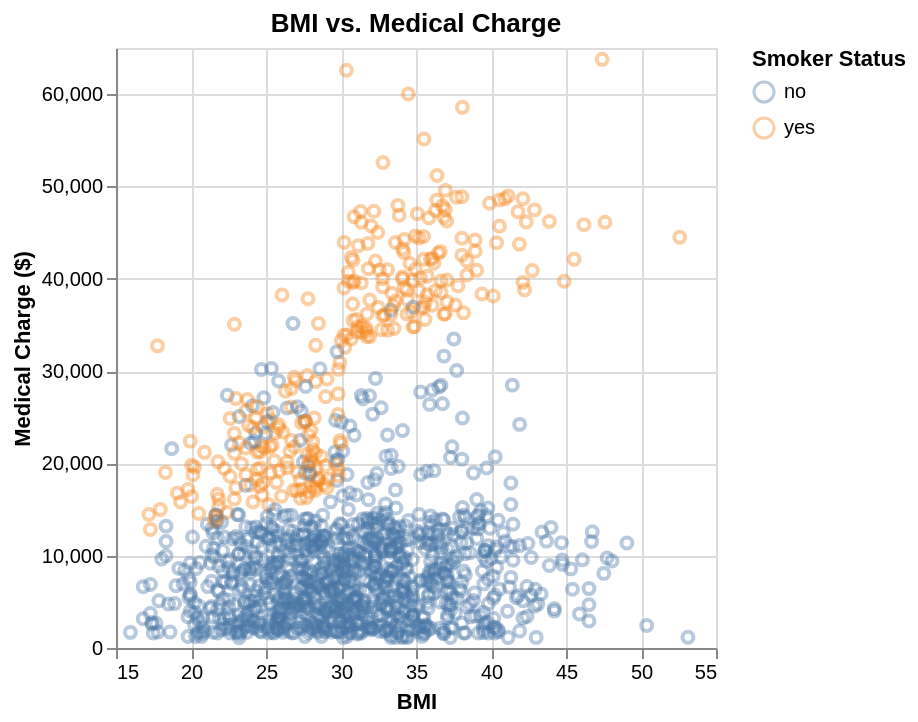

Source (notebook cell):
### Markdown cell above
**Question 1.8**
<br> {points: 3}

Again, based on information from the National Heart, Lung and Blood Institute of the US, smoking cigarettes is said to be a risk factor for obesity. Create the same plot as you did in **Question 1.5** but this time add the `color` encoding to observe if smoking might affect the body mass of individuals. Keep `opacity = 0.4` to make the scatter points transparent.

*Assign your answer to an object called `smoke_plot`. Make sure to label your axes and the legend appropriately.*

### Code cell
smoke_plot = alt.Chart(
    insurance,
    title='BMI vs. Medical Charge' # Set the title for the entire plot
).mark_point(opacity=0.4).encode(
    x=alt.X('bmi')
        .title('BMI')
        .scale(zero=False),
    y=alt.Y('charges')
    .title('Medical Charge ($)'),
    color = alt.Color('smoker')
    .title('Smoker Status')
)

smoke_plot

### Figure 1 — Vega specification as saved in the notebook (floating-point values rounded to 4 significant figures; data arrays with more than 128 entries replaced by an {"elided": "..."} marker saying what was removed)
{"$schema": "https://vega.github.io/schema/vega/v5.json", "data": [{"name": "source_0", "values": {"elided": "1338 records"}}, {"name": "source_0_x_domain_bmi", "values": [{"min": 15.96, "max": 53.13}]}, {"name": "source_0_y_domain_charges", "values": [{"min": 1122.0, "max": 63770.0}]}, {"name": "source_0_color_domain_smoker", "values": [{"smoker": "yes"}, {"smoker": "no"}]}], "marks": [{"type": "symbol", "name": "marks", "from": {"data": "source_0"}, "encode": {"update": {"y": {"field": "charges", "scale": "y"}, "stroke": {"field": "smoker", "scale": "color"}, "fill": {"value": "transparent"}, "x": {"field": "bmi", "scale": "x"}, "opacity": {"value": 0.4}}}, "style": ["point"]}], "scales": [{"name": "x", "type": "linear", "domain": [{"signal": "(data(\"source_0_x_domain_bmi\")[0] || {}).min"}, {"signal": "(data(\"source_0_x_domain_bmi\")[0] || {}).max"}], "range": [0, {"signal": "width"}], "nice": true, "zero": false}, {"name": "y", "type": "linear", "domain": [{"signal": "(data(\"source_0_y_domain_charges\")[0] || {}).min"}, {"signal": "(data(\"source_0_y_domain_charges\")[0] || {}).max"}], "range": [{"signal": "height"}, 0], "nice": true, "zero": true}, {"name": "color", "type": "ordinal", "domain": {"data": "source_0_color_domain_smoker", "field": "smoker", "sort": true}, "range": "category"}], "axes": [{"scale": "x", "aria": false, "zindex": 0, "grid": true, "domain": false, "gridScale": "y", "ticks": false, "orient": "bottom", "minExtent": 0, "labels": false, "tickCount": {"signal": "ceil(width/40)"}, "maxExtent": 0}, {"scale": "y", "tickCount": {"signal": "ceil(height/40)"}, "maxExtent": 0, "orient": "left", "domain": false, "minExtent": 0, "ticks": false, "grid": true, "gridScale": "x", "labels": false, "zindex": 0, "aria": false}, {"scale": "x", "zindex": 0, "title": "BMI", "labelOverlap": true, "labelFlush": true, "tickCount": {"signal": "ceil(width/40)"}, "orient": "bottom", "grid": false}, {"scale": "y", "labelOverlap": true, "grid": false, "zindex": 0, "tickCount": {"signal": "ceil(height/40)"}, "title": "Medical Charge ($)", "orient": "left"}], "title": {"text": "BMI vs. Medical Charge", "frame": "group"}, "legends": [{"title": "Smoker Status", "stroke": "color", "symbolType": "circle", "encode": {"symbols": {"update": {"fill": {"value": "transparent"}, "opacity": {"value": 0.4}}}}}], "width": 300, "background": "white", "padding": 5, "height": 300, "style": "cell"}
